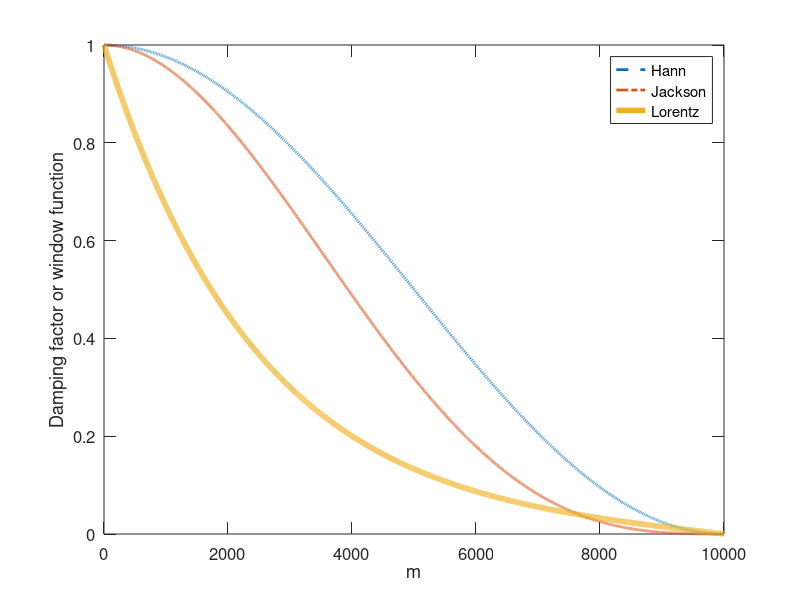

MATLAB code for this plot:
clear; close all;
M=10000;
m=0:1:M;
a=1/(M+1);

jackson=(1-m*a).*cos(pi*m*a)+a*sin(pi*m*a)/tan(pi*a); % Jackson
lorentz=sinh(4*(1-m/M))/sinh(4);% Lorentz-1
hann=0.5*(1+cos(pi*m*a)); % Hann window

figure;
plot(m,hann,'--','linewidth',2); hold on;
plot(m,jackson,'-.','linewidth',2); hold on;
plot(m,lorentz,'-','linewidth',4);
legend('Hann','Jackson','Lorentz');
ylabel('Damping factor or window function','fontsize',12);
xlabel('m','fontsize',12);
set(gca,'fontsize',12)
set(gca,'ticklength',get(gca,'ticklength')*2)
